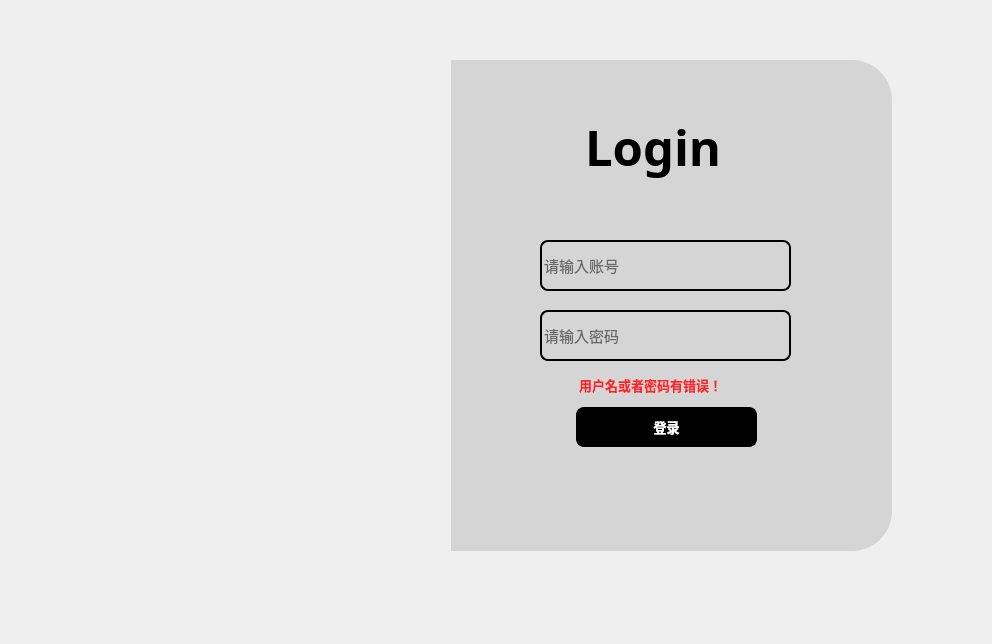
<?xml version="1.0" encoding="UTF-8"?>
<ui version="4.0">
 <class>MainWindow</class>
 <widget class="QMainWindow" name="MainWindow">
  <property name="geometry">
   <rect>
    <x>0</x>
    <y>0</y>
    <width>992</width>
    <height>644</height>
   </rect>
  </property>
  <property name="windowTitle">
   <string>MainWindow</string>
  </property>
  <widget class="QWidget" name="centralwidget">
   <widget class="QWidget" name="widget" native="true">
    <property name="geometry">
     <rect>
      <x>510</x>
      <y>230</y>
      <width>321</width>
      <height>151</height>
     </rect>
    </property>
    <widget class="QLineEdit" name="account">
     <property name="geometry">
      <rect>
       <x>30</x>
       <y>10</y>
       <width>251</width>
       <height>51</height>
      </rect>
     </property>
     <property name="font">
      <font>
       <family>微软雅黑</family>
       <pointsize>11</pointsize>
       <weight>50</weight>
       <italic>false</italic>
       <bold>false</bold>
      </font>
     </property>
     <property name="styleSheet">
      <string notr="true">border:2px solid ;
gridline-color: rgb(88, 152, 255);

border-radius:8px;
background-color: rgb(213, 213, 213);</string>
     </property>
     <property name="text">
      <string/>
     </property>
     <property name="readOnly">
      <bool>false</bool>
     </property>
     <property name="placeholderText">
      <string>请输入账号</string>
     </property>
    </widget>
    <widget class="QLineEdit" name="lineEdit_2">
     <property name="geometry">
      <rect>
       <x>30</x>
       <y>80</y>
       <width>251</width>
       <height>51</height>
      </rect>
     </property>
     <property name="font">
      <font>
       <family>微软雅黑</family>
       <pointsize>11</pointsize>
       <weight>50</weight>
       <italic>false</italic>
       <bold>false</bold>
      </font>
     </property>
     <property name="styleSheet">
      <string notr="true">border:2px solid ;
gridline-color: rgb(88, 152, 255);

border-radius:8px;
background-color: rgb(213, 213, 213);</string>
     </property>
     <property name="text">
      <string/>
     </property>
     <property name="echoMode">
      <enum>QLineEdit::Password</enum>
     </property>
     <property name="readOnly">
      <bool>false</bool>
     </property>
     <property name="placeholderText">
      <string>请输入密码</string>
     </property>
    </widget>
   </widget>
   <widget class="QLabel" name="label_3">
    <property name="geometry">
     <rect>
      <x>450</x>
      <y>380</y>
      <width>141</width>
      <height>171</height>
     </rect>
    </property>
    <property name="styleSheet">
     <string notr="true">border-image: url(:/pic/c96cf2a7c6eb2abd7953f826a526a9a.png);</string>
    </property>
    <property name="text">
     <string/>
    </property>
   </widget>
   <widget class="QLabel" name="label_4">
    <property name="geometry">
     <rect>
      <x>100</x>
      <y>60</y>
      <width>351</width>
      <height>491</height>
     </rect>
    </property>
    <property name="styleSheet">
     <string notr="true">border-image: url(:/pic/71405261d7aa8194755c61833dbac02.png);
border-top-left-radius:40px;
border-bottom-left-radius:40px;
</string>
    </property>
    <property name="text">
     <string/>
    </property>
   </widget>
   <widget class="QLabel" name="label">
    <property name="geometry">
     <rect>
      <x>585</x>
      <y>101</y>
      <width>211</width>
      <height>91</height>
     </rect>
    </property>
    <property name="font">
     <font>
      <family>微软雅黑</family>
      <pointsize>37</pointsize>
      <weight>75</weight>
      <italic>false</italic>
      <bold>true</bold>
     </font>
    </property>
    <property name="styleSheet">
     <string notr="true"/>
    </property>
    <property name="text">
     <string>Login</string>
    </property>
    <property name="scaledContents">
     <bool>true</bool>
    </property>
   </widget>
   <widget class="QPushButton" name="pushButton_2">
    <property name="geometry">
     <rect>
      <x>834</x>
      <y>78</y>
      <width>30</width>
      <height>30</height>
     </rect>
    </property>
    <property name="styleSheet">
     <string notr="true">
#pushButton_2 {
    border: none;
}

#pushButton_2:hover {
    background-color: rgb(235, 235, 235); /* 鼠标悬停时的背景颜色 */
}


</string>
    </property>
    <property name="text">
     <string/>
    </property>
    <property name="icon">
     <iconset resource="source/pic.qrc">
      <normaloff>:/pic/关闭.svg</normaloff>:/pic/关闭.svg</iconset>
    </property>
   </widget>
   <widget class="QPushButton" name="pushButton">
    <property name="enabled">
     <bool>true</bool>
    </property>
    <property name="geometry">
     <rect>
      <x>576</x>
      <y>407</y>
      <width>181</width>
      <height>40</height>
     </rect>
    </property>
    <property name="font">
     <font>
      <family>微软雅黑</family>
      <pointsize>10</pointsize>
      <weight>75</weight>
      <bold>true</bold>
     </font>
    </property>
    <property name="autoFillBackground">
     <bool>false</bool>
    </property>
    <property name="styleSheet">
     <string notr="true">QPushButton {
    
	color: rgb(255, 255, 255);
	background-color: rgb(0, 0, 0);
    alternate-background-color: rgb(212, 38, 255);
    gridline-color: rgb(255, 249, 235);
    border-radius: 8px;
	border:2px solid;
}



QPushButton:hover{
background-color:#d5d5d5;/* 设置按钮被点击时的背景颜色 */
padding:2px;

}
QPushButton:pressed {
    background-color: #a7a7a7; /* 设置按钮被点击时的背景颜色 */
}
</string>
    </property>
    <property name="text">
     <string>登录</string>
    </property>
    <property name="checkable">
     <bool>true</bool>
    </property>
    <property name="autoDefault">
     <bool>true</bool>
    </property>
    <property name="default">
     <bool>false</bool>
    </property>
    <property name="flat">
     <bool>false</bool>
    </property>
   </widget>
   <widget class="QLabel" name="label_2">
    <property name="geometry">
     <rect>
      <x>740</x>
      <y>390</y>
      <width>141</width>
      <height>171</height>
     </rect>
    </property>
    <property name="styleSheet">
     <string notr="true">border-image: url(:/pic/77a4d73ccff048e4b26632a1bc0e8c0.png);</string>
    </property>
    <property name="text">
     <string/>
    </property>
   </widget>
   <widget class="QLabel" name="label_5">
    <property name="geometry">
     <rect>
      <x>451</x>
      <y>60</y>
      <width>441</width>
      <height>491</height>
     </rect>
    </property>
    <property name="styleSheet">
     <string notr="true">background-color: rgb(213, 213, 213);
border-top-right-radius:40px;
border-bottom-right-radius:40px;</string>
    </property>
    <property name="text">
     <string/>
    </property>
   </widget>
   <widget class="QLabel" name="label_6">
    <property name="geometry">
     <rect>
      <x>579</x>
      <y>377</y>
      <width>181</width>
      <height>16</height>
     </rect>
    </property>
    <property name="font">
     <font>
      <family>微软雅黑</family>
      <pointsize>10</pointsize>
      <weight>75</weight>
      <bold>true</bold>
     </font>
    </property>
    <property name="styleSheet">
     <string notr="true">color: rgb(255, 35, 39);</string>
    </property>
    <property name="text">
     <string>用户名或者密码有错误！</string>
    </property>
   </widget>
   <zorder>label_5</zorder>
   <zorder>label_4</zorder>
   <zorder>label_3</zorder>
   <zorder>label_2</zorder>
   <zorder>label</zorder>
   <zorder>widget</zorder>
   <zorder>pushButton</zorder>
   <zorder>pushButton_2</zorder>
   <zorder>label_6</zorder>
  </widget>
 </widget>
 <resources>
  <include location="source/pic.qrc"/>
 </resources>
 <connections>
  <connection>
   <sender>pushButton_2</sender>
   <signal>clicked()</signal>
   <receiver>MainWindow</receiver>
   <slot>close()</slot>
   <hints>
    <hint type="sourcelabel">
     <x>848</x>
     <y>92</y>
    </hint>
    <hint type="destinationlabel">
     <x>495</x>
     <y>321</y>
    </hint>
   </hints>
  </connection>
 </connections>
</ui>
